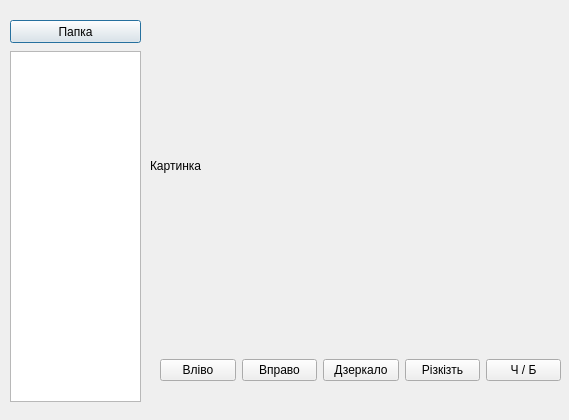
<?xml version="1.0" encoding="UTF-8"?>
<ui version="4.0">
 <class>Dialog</class>
 <widget class="QDialog" name="Dialog">
  <property name="geometry">
   <rect>
    <x>0</x>
    <y>0</y>
    <width>569</width>
    <height>420</height>
   </rect>
  </property>
  <property name="windowTitle">
   <string>Dialog</string>
  </property>
  <widget class="QPushButton" name="dear_btn">
   <property name="geometry">
    <rect>
     <x>10</x>
     <y>20</y>
     <width>131</width>
     <height>23</height>
    </rect>
   </property>
   <property name="text">
    <string>Папка</string>
   </property>
  </widget>
  <widget class="QListWidget" name="files_list">
   <property name="geometry">
    <rect>
     <x>10</x>
     <y>51</y>
     <width>131</width>
     <height>351</height>
    </rect>
   </property>
  </widget>
  <widget class="QWidget" name="horizontalLayoutWidget">
   <property name="geometry">
    <rect>
     <x>160</x>
     <y>330</y>
     <width>401</width>
     <height>80</height>
    </rect>
   </property>
   <layout class="QHBoxLayout" name="horizontalLayout">
    <item>
     <widget class="QPushButton" name="left_btn">
      <property name="text">
       <string>Вліво</string>
      </property>
     </widget>
    </item>
    <item>
     <widget class="QPushButton" name="right_btn">
      <property name="text">
       <string>Вправо</string>
      </property>
     </widget>
    </item>
    <item>
     <widget class="QPushButton" name="mirror_btn">
      <property name="text">
       <string>Дзеркало</string>
      </property>
     </widget>
    </item>
    <item>
     <widget class="QPushButton" name="sharp_btn">
      <property name="text">
       <string>Різкізть</string>
      </property>
     </widget>
    </item>
    <item>
     <widget class="QPushButton" name="bw_btn">
      <property name="text">
       <string>Ч / Б</string>
      </property>
     </widget>
    </item>
   </layout>
  </widget>
  <widget class="QLabel" name="photo_lb">
   <property name="geometry">
    <rect>
     <x>150</x>
     <y>20</y>
     <width>411</width>
     <height>291</height>
    </rect>
   </property>
   <property name="text">
    <string>Картинка</string>
   </property>
  </widget>
 </widget>
 <resources/>
 <connections/>
</ui>
